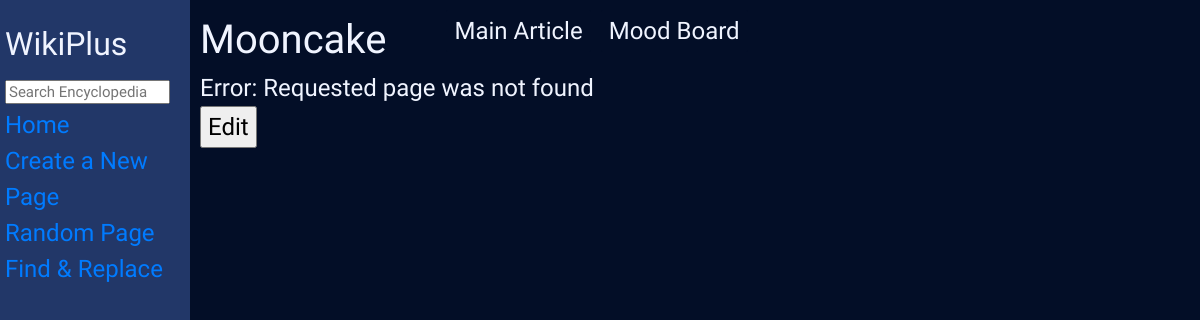
The page /Mooncake on the database as committed earlier.
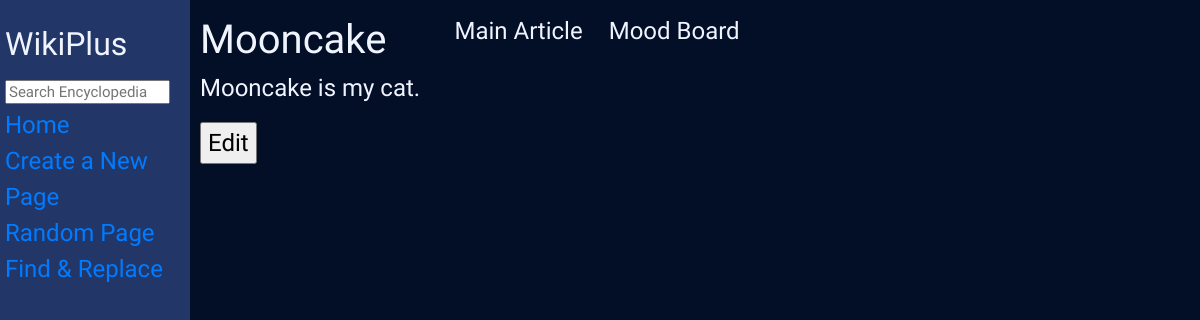
The same page on the database as committed later.
### encyclopedia/models.py (models this page shows, shortened)
class WikiEntry(models.Model):
    id = models.AutoField(primary_key=True)
    title = models.CharField(max_length=50)
    content = models.TextField()
    images = models.URLField()
    edits = models.IntegerField(default=0)

### encyclopedia/views.py (the view)
# urls.py: path("<str:pagename>", views.wikipage, name="wikipage")
def wikipage(request, pagename):
    try:
        entry = WikiEntry.objects.get(title=pagename)
        images = []
        for url in entry.images.splitlines():
            images.append(url)
        return render(request, "encyclopedia/wikipage.html", {
            "pagename": pagename,
            "entry": markdown2.markdown(entry.content),
            "gallery": images
        })
    except ObjectDoesNotExist:
        return render(request, "encyclopedia/wikipage.html", {
            "pagename": pagename,
            "entry": "Error: Requested page was not found"
        })

### encyclopedia/templates/encyclopedia/wikipage.html (shortened to what this page needs)
{% extends "encyclopedia/layout.html" %}
{% load static %}
{% block body %}
<div id="page-header">
    <div id="page-title">{{ pagename }}</div>
    <ul id="tabs">
        <li><button id="content-tab">Main Article</button></li>
        <li><button id="gallery-tab">Mood Board</button></li>
    </ul>
</div>
<div id="content-view">
    {{ entry|safe }}
</div>
<form action="{% url 'wiki:editpage' %}" method="get">
    <input type="submit" value="Edit">
</form>
{% endblock %}

### encyclopedia/templates/encyclopedia/layout.html (shortened to what this page needs)
{% load static %}
<!DOCTYPE html>
<html lang="en">
    <head>
        <link rel="stylesheet" href="https://stackpath.bootstrapcdn.com/bootstrap/4.4.1/css/bootstrap.min.css">
        <link href="{% static 'encyclopedia/styles.css' %}" rel="stylesheet">
    </head>
    <body>
        <div class="row">
            <div class="sidebar col-lg-2 col-md-3">
                <h2>WikiPlus</h2>
                <form action="{% url 'wiki:index' %}" method="post">
                    <input class="search" type="text" name="q" placeholder="Search Encyclopedia">
                </form>
                <div>
                    <a href="{% url 'wiki:index' %}">Home</a>
                </div>
                <div>
                    <a href="{% url 'wiki:addpage' %}">Create a New Page</a>
                </div>
                <div>
                    <a href="{% url 'wiki:randompage' %}">Random Page</a>
                </div>
                <div>
                    <a href="{% url 'wiki:replace' %}">Find & Replace</a>
                </div>
            </div>
            <div class="main col-lg-10 col-md-9">
                {% block body %}
                {% endblock %}
            </div>
        </div>
    </body>
</html>

### encyclopedia/static/encyclopedia/styles.css (style rules this page uses)
:root { --background: #030e27; --button-hover: #223768; --font-color: #f0f4ff; --font-size: 1.5rem; --font-size-header: 2.5rem; }
body { font-family: 'Gaegu', sans-serif; font-size: var(--font-size); color: var(--font-color); margin: 0; background-color: var(--background); }
.main { padding: 10px; }
.search { width: 100%; font-size: 15px; line-height: 15px; }
.sidebar { background-color: var(--button-hover); height: 100vh; padding: 20px; }
.sidebar h2 { margin-top: 5px; }
#page-header { display: flex; }
#page-title { font-size: var(--font-size-header); margin-right: 50px; }
#tabs { list-style-type: none; margin: 0; padding: 0; }
#tabs li { float: left; margin-left: 10px; }
button { text-decoration: none; background-color: var(--background); color: var(--font-color); border-radius: 2px; border: solid 2px var(--background); }

Rows that differ between the two databases and show on the page:
added WikiEntry: title "Mooncake", content "Mooncake is my cat."
Other text that changed with them:
{{ pagename }}: "Mooncake" → (not shown)
{{ entry|safe }}: "Error: Requested page was not found" → (not shown)
